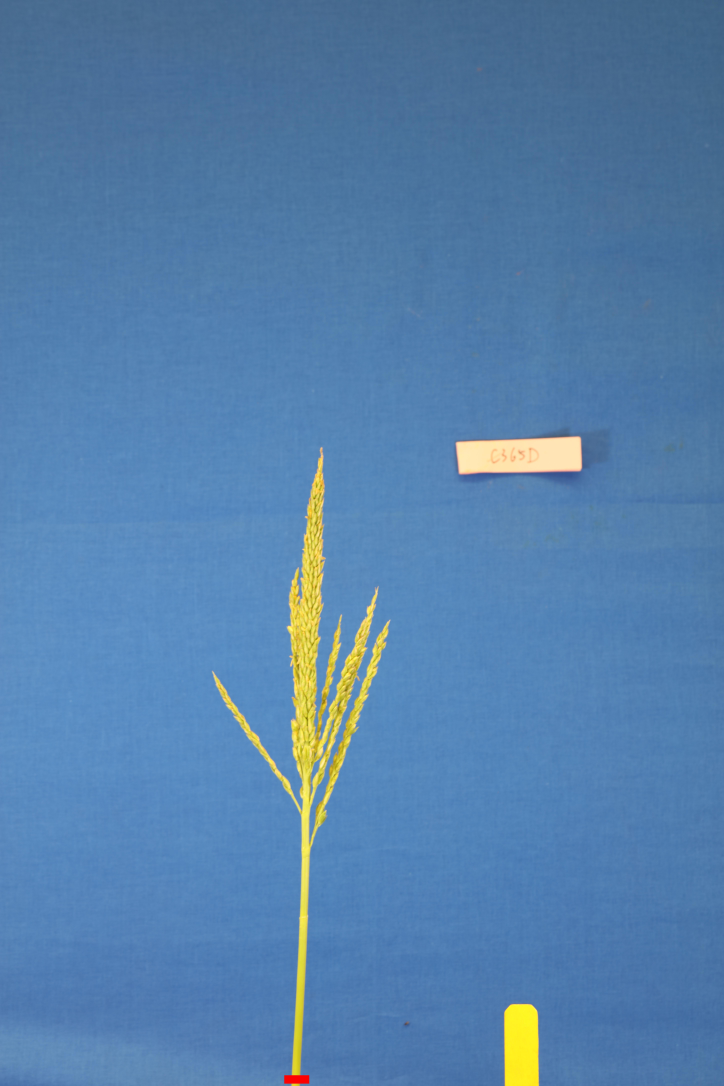
#> input picture mpi/realMPI/labBetterMPI/09082017/Agronomy/C365D-1-08092017-2K7A8235.JPG, 5792 x 8688 px (shown at 1/8 size)
$ python -i mainMPI.py   (imports and definitions only)
#> lines starting #> are read from the running program, lines starting #| are printed output that depends on the picture
import cv2
import math
#from convertor import toLAB
import glob
from mpi4py import MPI
import os
import numpy as np
cwd = os.getcwd()

comm = MPI.COMM_WORLD
# [1 line that did not run here, left out]
# [1 line that did not run here, left out]

dataAll = glob.glob(cwd+"/09082017/Agronomy/*.JPG")
n = len(dataAll)
# [1 line that did not run here, left out]
# [2 lines not run here, left out]
def toLAB(image):
    lab_he = cv2.cvtColor(image, cv2.COLOR_BGR2LAB)
    img = cv2.cvtColor(img, cv2.COLOR_BGR2RGB)
    hsv_image = cv2.cvtColor(img, cv2.COLOR_RGB2HSV)
    hue, sat, val = hsv_image[:,:,0], hsv_image[:,:,1], hsv_image[:,:,2]
    im_bw = cv2.threshold(hue, 0, 1, cv2.THRESH_BINARY)[1]
    mask = cv2.inRange(hsv, 0, 0.5)
    return mask


# [4 lines that did not run here, left out]

# [1 line that did not run here, left out]
# [5 lines not run here, left out]


'''


if (rank < n-m*size):
    m = m + 1

    print ('rank')
    print (rank)
    print('n-m*size')
    print(n-m*size)
    print ('n')
    print (n)
    print ('m')
    print (m)

for i in range(0,m):
    print(dataAll[i])
    print(dataAll[i][101:126])
    cv_img = cv2.imread(dataAll[i],cv2.IMREAD_COLOR)
    lab_he = toLAB(cv_img)
    cv2.imwrite(cwd+"/labResult/"+dataAll[i][101:126]+"_"+str(rank)+".png", lab_he)


if rank == 0:
    print("I am : ",rank)
    data = glob.glob(cwd+"/09082017/Agronomy/*.JPG")
    #data = [(x+1)**x for x in range(size)]
    #print (data)
    #print (type(data) )

else:
    print(rank)
    data = None
    # [13 lines of commented-out code are left out]

data = comm.scatter(data, root=0)

print ('rank', rank,'has data',data)

#for img in data:
print(data[92:117])
cv_img = cv2.imread(data,cv2.IMREAD_COLOR)
lab_he = toLAB(cv_img)
cv2.imwrite(cwd+"/labResult/"+data[93:118]+".png", lab_he)

for img in glob.glob(cwd+"/09082017/Agronomy/*.JPG"):
    cv_img = cv2.imread(img,cv2.IMREAD_COLOR)
    lab_he = toLAB(cv_img)
    print(img[93:118])
    cv2.imwrite(cwd+"/labResult/"+img[93:118]+".png", lab_he)
#image = cv2.imread('C304B-4-07252017-2K7A2259.JPG',cv2.IMREAD_COLOR)

'''

>>> import cv2
>>> picture = cv2.imread('09082017/Agronomy/C365D-1-08092017-2K7A8235.JPG', cv2.IMREAD_GRAYSCALE)
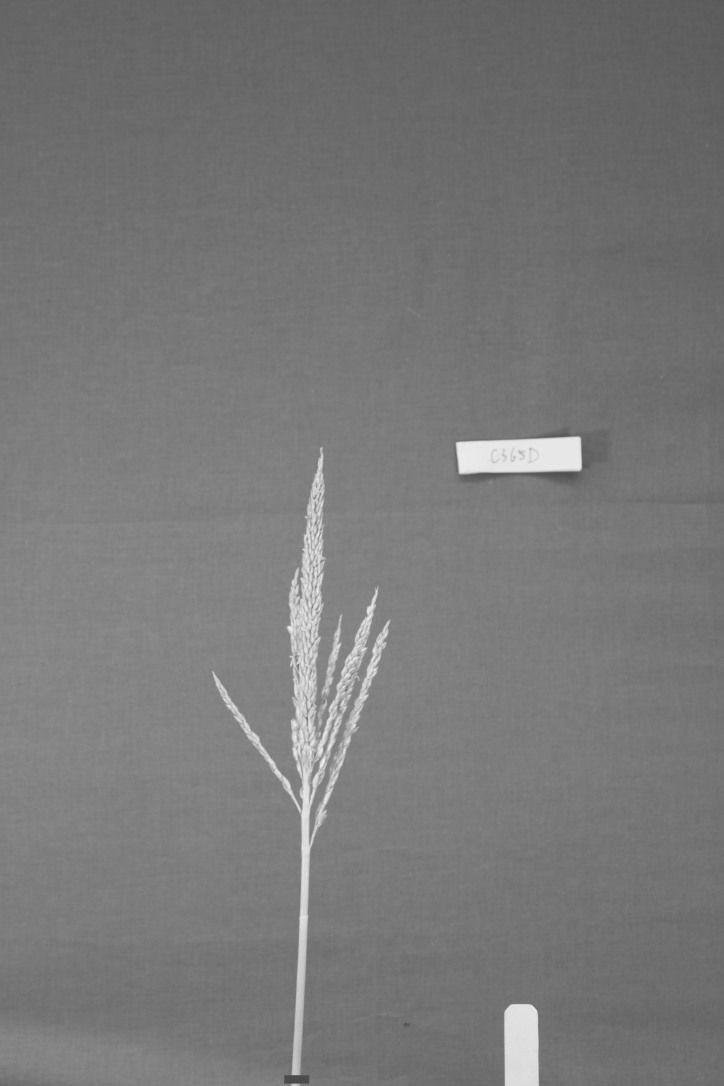
#> picture: shape (8688, 5792) (shown at 1/8 size); min 64, max 241, mean 120
#> (the run stopped early here; a loop or call above may not have finished)

$ run again, on mpi/realMPI/labBetterMPI/09082017/Agronomy/C366C-2-08092017-2K7A8256.JPG
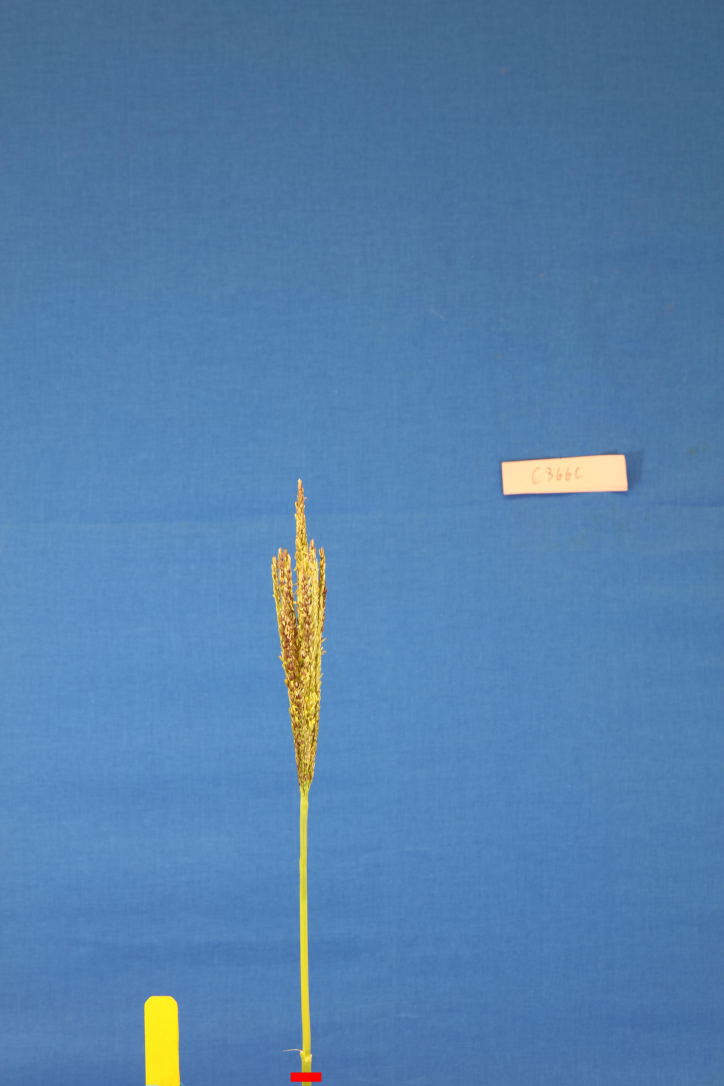
#> input picture mpi/realMPI/labBetterMPI/09082017/Agronomy/C366C-2-08092017-2K7A8256.JPG, 5792 x 8688 px (shown at 1/8 size)
#> `picture = cv2.imread('09082017/Agronomy/C365D-1-08092017-2K7A8235.JPG'..`:
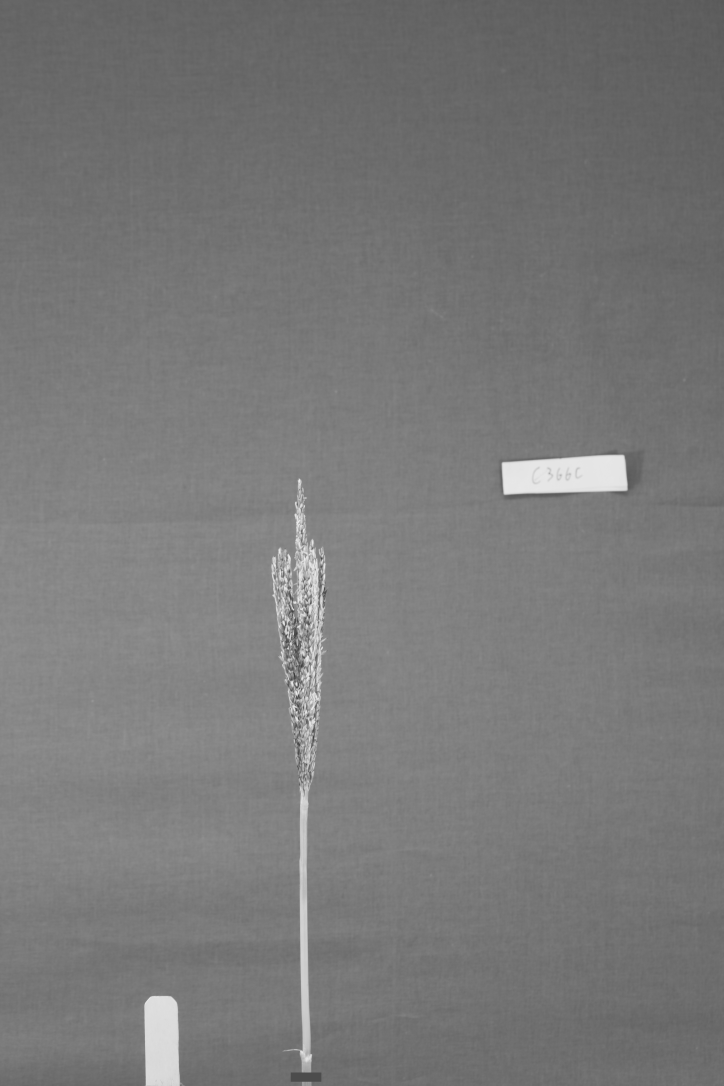
#> picture: shape (8688, 5792) (shown at 1/8 size); min 31, max 247, mean 120.3

$ run again, on mpi/realMPI/labBetterMPI/09082017/Agronomy/C371D-3-08092017-2K7A8284.JPG
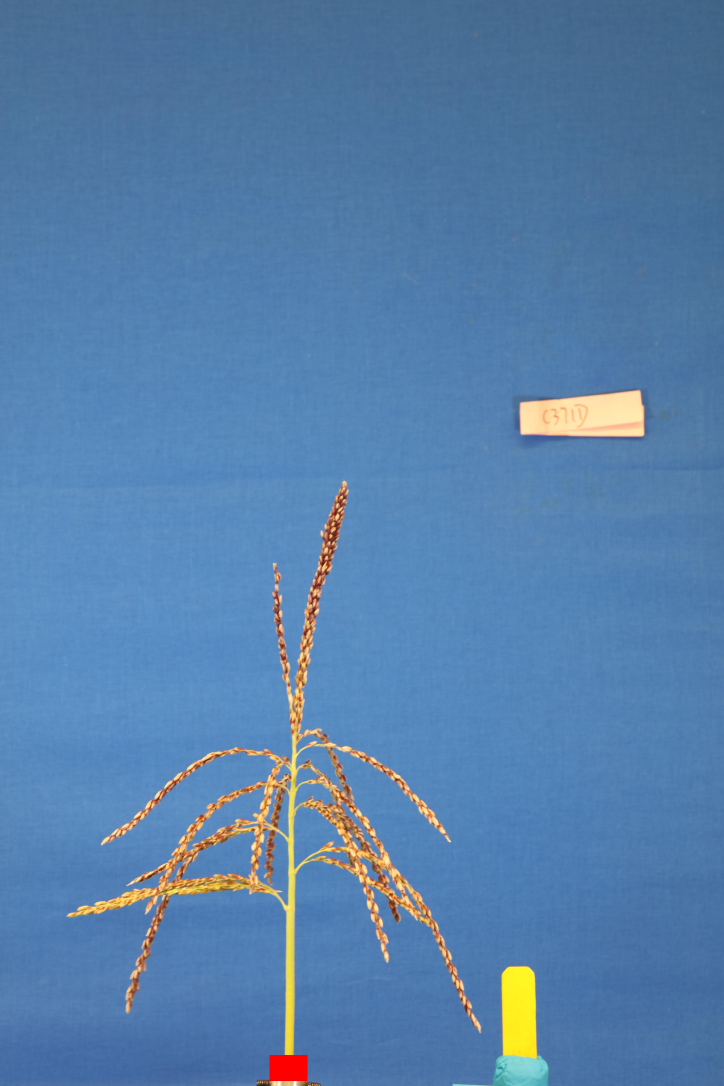
#> input picture mpi/realMPI/labBetterMPI/09082017/Agronomy/C371D-3-08092017-2K7A8284.JPG, 5792 x 8688 px (shown at 1/8 size)
#> `picture = cv2.imread('09082017/Agronomy/C365D-1-08092017-2K7A8235.JPG'..`:
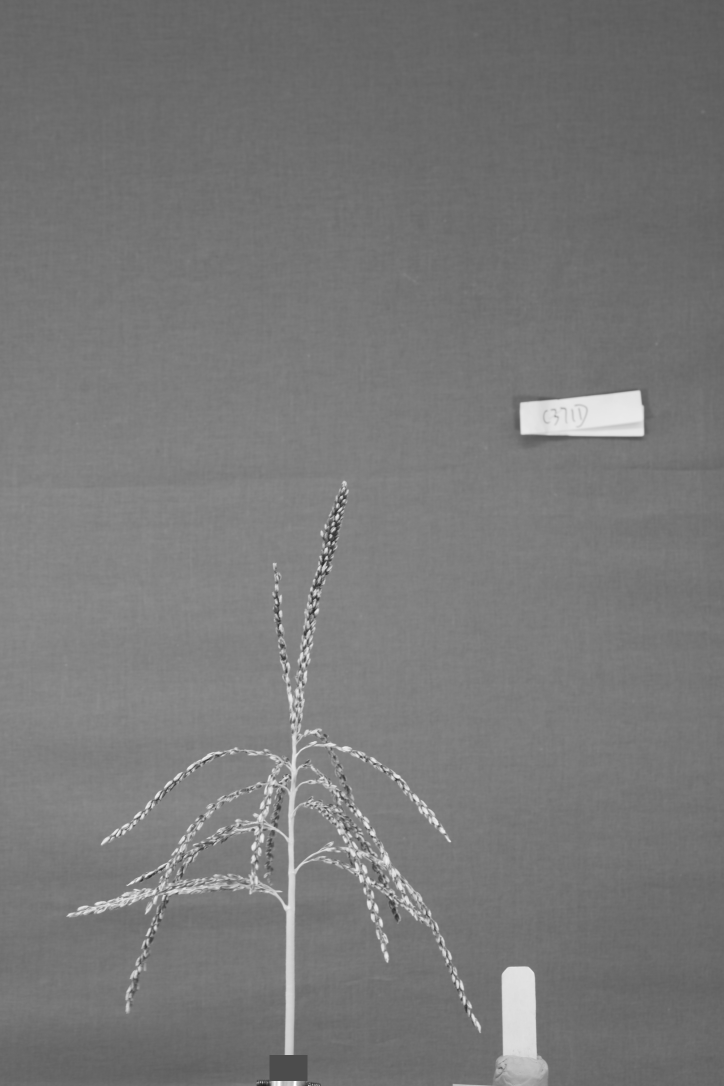
#> picture: shape (8688, 5792) (shown at 1/8 size); min 26, max 255, mean 120.2
